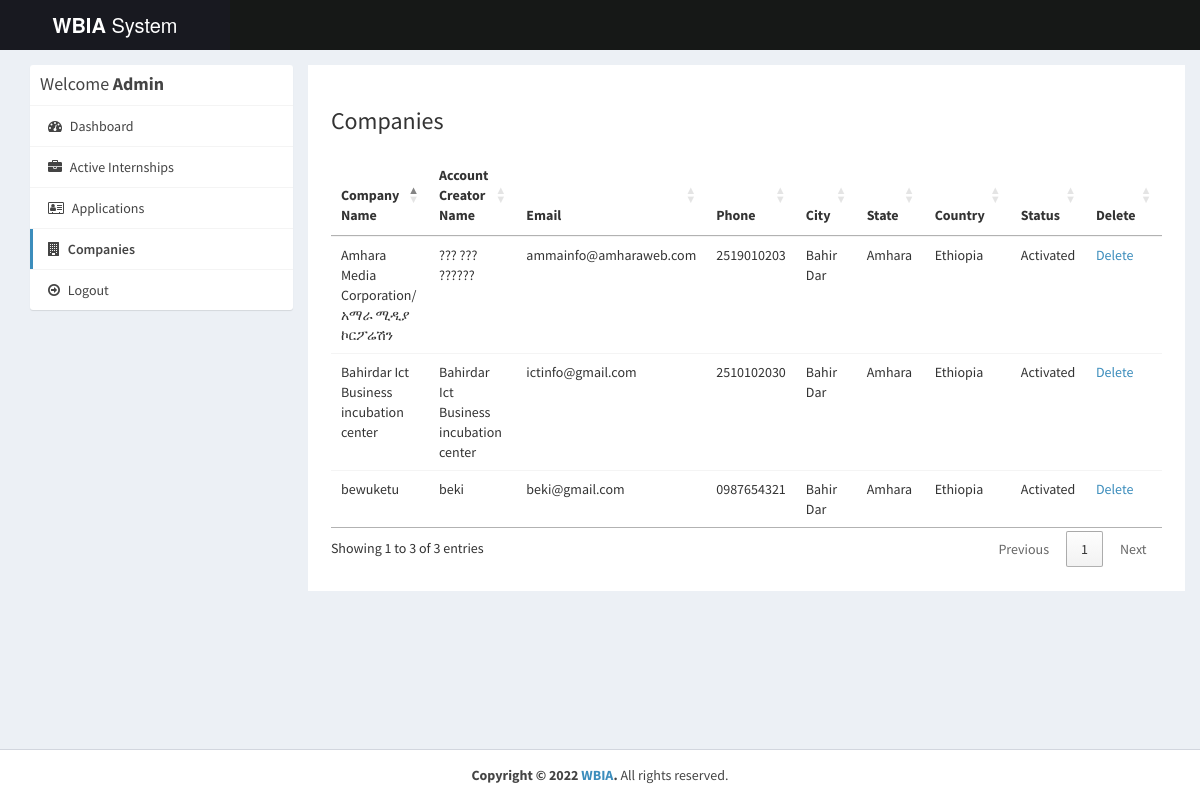
/admin/companies.php (signed in), run on the app's committed database.
### tables this page shows
CREATE TABLE `company` (
  `id_company` int(11) NOT NULL,
  `name` varchar(255) NOT NULL,
  `companyname` varchar(255) NOT NULL,
  `country` varchar(255) NOT NULL,
  `state` varchar(255) NOT NULL,
  `city` varchar(255) NOT NULL,
  `contactno` varchar(255) NOT NULL,
  `website` varchar(255) NOT NULL,
  `email` varchar(255) NOT NULL,
  `password` varchar(255) NOT NULL,
  `aboutme` varchar(255) DEFAULT NULL,
  `logo` varchar(255) NOT NULL,
  `createdAt` timestamp NOT NULL DEFAULT current_timestamp(),
  `active` int(11) NOT NULL DEFAULT 2
);

### admin/companies.php (the view, shortened to what this page needs)
<?php
require_once("../db.php");
?>
<!DOCTYPE html>
<html>
<head>
  <link rel="stylesheet" href="https://cdnjs.cloudflare.com/ajax/libs/twitter-bootstrap/3.3.7/css/bootstrap.min.css">
  <link rel="stylesheet" href="https://cdnjs.cloudflare.com/ajax/libs/font-awesome/4.7.0/css/font-awesome.min.css">
  <link rel="stylesheet" href="https://cdnjs.cloudflare.com/ajax/libs/ionicons/2.0.1/css/ionicons.min.css">
  <link rel="stylesheet" href="https://cdn.datatables.net/1.10.15/css/jquery.dataTables.min.css">
  <link rel="stylesheet" href="../css/AdminLTE.min.css">
  <link rel="stylesheet" href="../css/_all-skins.min.css">
  <link rel="stylesheet" href="../css/custom.css">
</head>
<body class="hold-transition skin-green sidebar-mini">
<div class="wrapper">
  <header class="main-header">
    <a href="index.php" class="logo logo-bg">
      <span class="logo-lg"><b>WBIA</b> System</span>
    </a>
    <nav class="navbar navbar-static-top">
    </nav>
  </header>
  <div class="content-wrapper" style="margin-left: 0px;">
    <section id="candidates" class="content-header">
      <div class="container">
        <div class="row">
          <div class="col-md-3">
            <div class="box box-solid">
              <div class="box-header with-border">
                <h3 class="box-title">Welcome <b>Admin</b></h3>
              </div>
              <div class="box-body no-padding">
                <ul class="nav nav-pills nav-stacked">
                  <li><a href="dashboard.php"><i class="fa fa-dashboard"></i> Dashboard</a></li>
                  <li><a href="active-interns.php"><i class="fa fa-briefcase"></i> Active Internships</a></li>
                  <li><a href="applications.php"><i class="fa fa-address-card-o"></i> Applications</a></li>
                  <li class="active"><a href="companies.php"><i class="fa fa-building"></i> Companies</a></li>
                  <li><a href="../logout.php"><i class="fa fa-arrow-circle-o-right"></i> Logout</a></li>
                </ul>
              </div>
            </div>
          </div>
          <div class="col-md-9 bg-white padding-2">
            <h3>Companies</h3>
            <div class="row margin-top-20">
              <div class="col-md-12">
                <div class="box-body table-responsive no-padding">
                  <table id="example2" class="table table-hover">
                    <thead>
                      <th>Company Name</th>
                      <th>Account Creator Name</th>
                      <th>Email</th>
                      <th>Phone</th>
                      <th>City</th>
                      <th>State</th>
                      <th>Country</th>
                      <th>Status</th>
                      <th>Delete</th>
                    </thead>
                    <tbody>
                      <?php
                      $sql = "SELECT * FROM company";
                      $result = $conn->query($sql);
                      if($result->num_rows > 0) {
                        while($row = $result->fetch_assoc()) {
                      ?>
                      <tr>
                        <td><?php echo $row['companyname']; ?></td>
                        <td><?php echo $row['name']; ?></td>
                        <td><?php echo $row['email']; ?></td>
                        <td><?php echo $row['contactno']; ?></td>
                        <td><?php echo $row['city']; ?></td>
                        <td><?php echo $row['state']; ?></td>
                        <td><?php echo $row['country']; ?></td>
                        <td>
                        <?php
                          if($row['active'] == '1') {
                            echo "Activated";
                          } else if($row['active'] == '2') {
                            ?>
                            <a href="reject-company.php?id=<?php echo $row['id_company']; ?>">Reject</a> <a href="approve-company.php?id=<?php echo $row['id_company']; ?>">Approve</a>
                            <?php
                          } else if ($row['active'] == '3') {
                            ?>
                              <a href="approve-company.php?id=<?php echo $row['id_company']; ?>">Reactivate</a>
                            <?php
                          } else if($row['active'] == '0') {
                            echo "Rejected";
                          }
                        ?>
                        </td>
                        <td><a href="delete-company.php?id=<?php echo $row['id_company']; ?>">Delete</a></td>
                      </tr>
                     <?php
                        }
                      }
                    ?>
                    </tbody>
                  </table>
                </div>
              </div>
            </div>
          </div>
        </div>
      </div>
    </section>
  </div>
  <footer class="main-footer" style="margin-left: 0px;">
    <div class="text-center">
      <strong>Copyright &copy; 2022 <a href="jonsnow.netai.net">WBIA</a>.</strong> All rights
    reserved.
    </div>
  </footer>
</div>
</body>
</html>

### css/custom.css (style rules this page uses)
.logo-bg { background-color: #181920 !important; }
.margin-top-20 { margin-top: 20px; }
.padding-2 { padding: 2%; }
.bg-white { background-color: #fff; }
.skin-green .main-header .navbar { background-color: #161817; }

### data on the page
company: companyname "Amhara Media Corporation/ አማራ ሚዲያ ኮርፖሬሽን", name "??? ??? ??????", email "ammainfo@amharaweb.com", contactno "2519010203", city "Bahir Dar", state "Amhara", country "Ethiopia", active "Activated"
company: companyname "Bahirdar Ict Business incubation center", name "Bahirdar Ict Business incubation center", email "ictinfo@gmail.com", contactno "2510102030", city "Bahir Dar", state "Amhara", country "Ethiopia", active "Activated"
company: companyname "bewuketu", name "beki", email "beki@gmail.com", contactno "0987654321", city "Bahir Dar", state "Amhara", country "Ethiopia", active "Activated"
